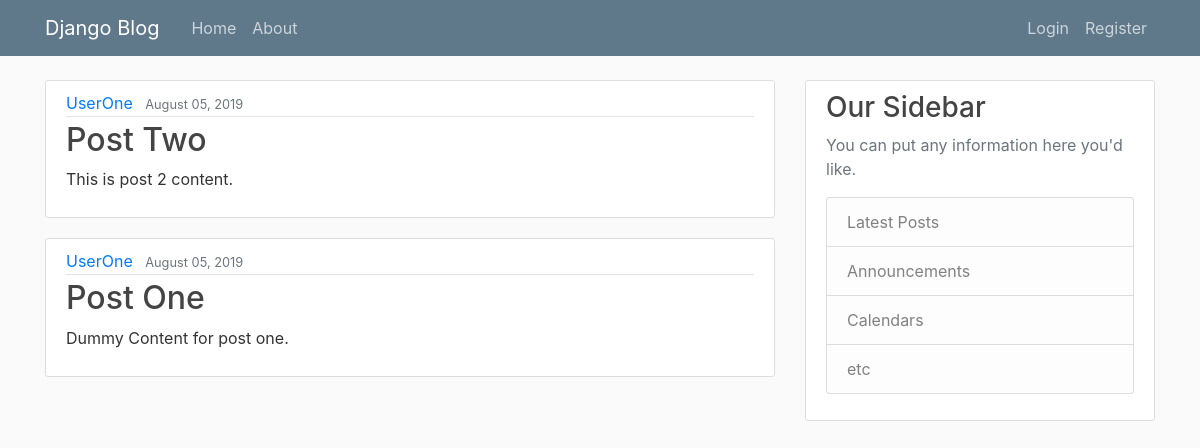
Before: / with the older database file.
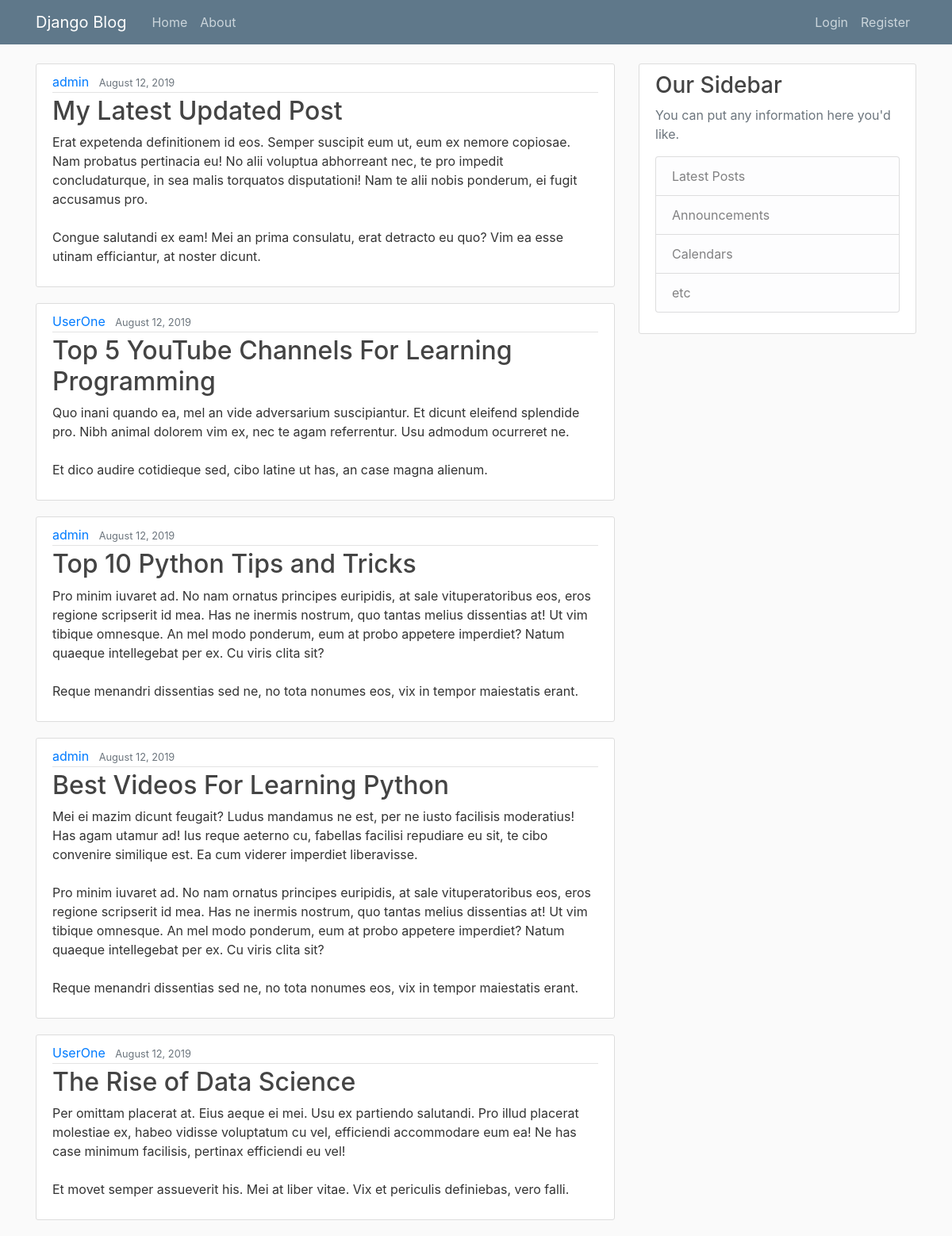
After: the same page with the newer database file.
### blog/models.py (models this page shows, shortened)
class Post(models.Model):
    title = models.CharField(max_length=100)
    content = models.TextField()
    date_posted = models.DateTimeField(default=timezone.now)
    author = models.ForeignKey(User, on_delete=models.CASCADE)

### blog/views.py (the view)
# urls.py: path('', PostListView.as_view(), name='blog_home'),
class PostListView(ListView):
    model = Post
    template_name = 'blog/home.html'  # <app>/<model>_<viewtype>.html
    context_object_name = 'posts'
    ordering = ['-date_posted']
    paginate_by = 5

### blog/templates/blog/home.html
{% extends 'blog/base.html' %}
{% block content %}
{% for post in posts %}
<article class="media content-section">
  <div class="media-body">
    <div class="article-metadata">
      <a class="mr-2" href="#">{{ post.author }}</a>
      <small class="text-muted">{{ post.date_posted | date:"F d, Y" }}</small>
    </div>
    <h2><a class="article-title" href="#">{{ post.title }}</a></h2>
    <p class="article-content">{{ post.content }}</p>
  </div>
</article>
{% endfor %}
{% endblock %}

Changed rows visible on the page:
no longer on this page (row unchanged): Post: author "UserOne", date_posted "August 05, 2019", title "Post Two", content "This is post 2 content."
no longer on this page (row unchanged): Post: author "UserOne", date_posted "August 05, 2019", title "Post One", content "Dummy Content for post one."
added Post: author "admin", date_posted "August 12, 2019", title "My Latest Updated Post", content "Erat expetenda definitionem id eos. Semper suscipit eum ut, eum ex nemore copiosae. Nam probatus pertinacia eu! No alii voluptua abhorreant nec, te pro impedit concludaturque, in sea malis torquatos disputationi! Nam te alii nobis ponderum, ei fugit accusamus pro. Congue salutandi ex eam! Mei an prima consulatu, erat detracto eu quo? Vim ea esse utinam efficiantur, at noster dicunt."
added Post: author "UserOne", date_posted "August 12, 2019", title "Top 5 YouTube Channels For Learning Programming", content "Quo inani quando ea, mel an vide adversarium suscipiantur. Et dicunt eleifend splendide pro. Nibh animal dolorem vim ex, nec te agam referrentur. Usu admodum ocurreret ne. Et dico audire cotidieque sed, cibo latine ut has, an case magna alienum."
added Post: author "admin", date_posted "August 12, 2019", title "Top 10 Python Tips and Tricks", content "Pro minim iuvaret ad. No nam ornatus principes euripidis, at sale vituperatoribus eos, eros regione scripserit id mea. Has ne inermis nostrum, quo tantas melius dissentias at! Ut vim tibique omnesque. An mel modo ponderum, eum at probo appetere imperdiet? Natum quaeque intellegebat per ex. Cu viris clita sit? Reque menandri dissentias sed ne, no tota nonumes eos, vix in tempor maiestatis erant."
added Post: author "admin", date_posted "August 12, 2019", title "Best Videos For Learning Python", content "Mei ei mazim dicunt feugait? Ludus mandamus ne est, per ne iusto facilisis moderatius! Has agam utamur ad! Ius reque aeterno cu, fabellas facilisi repudiare eu sit, te cibo convenire similique est. Ea cum viderer imperdiet liberavisse. Pro minim iuvaret ad. No nam ornatus principes euripidis, at sale vituperatoribus eos, eros regione scripserit id mea. Has ne inermis nostrum, quo tantas melius dissentias at! Ut vim tibique omnesque. An mel modo ponderum, eum at probo appetere imperdiet? Natum quaeque intellegebat per ex. Cu viris clita sit? Reque menandri dissentias sed ne, no tota nonumes eos, vix in tempor maiestatis erant."
added Post: author "UserOne", date_posted "August 12, 2019", title "The Rise of Data Science", content "Per omittam placerat at. Eius aeque ei mei. Usu ex partiendo salutandi. Pro illud placerat molestiae ex, habeo vidisse voluptatum cu vel, efficiendi accommodare eum ea! Ne has case minimum facilisis, pertinax efficiendi eu vel! Et movet semper assueverit his. Mei at liber vitae. Vix et periculis definiebas, vero falli."
